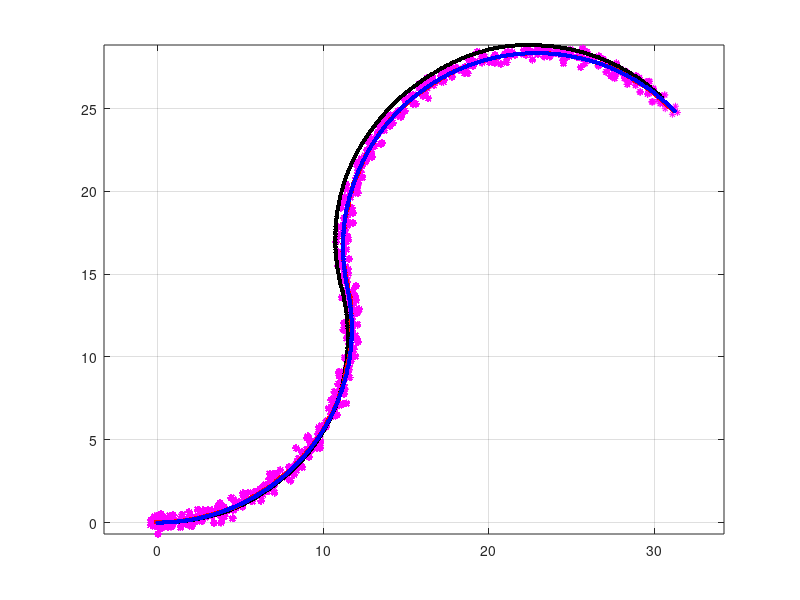
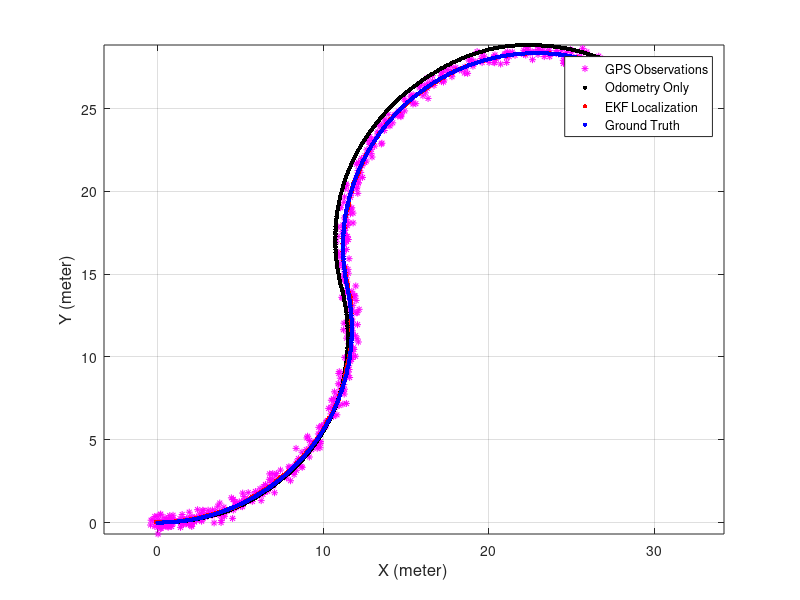

MATLAB code to generate these figures, in order:
function [] = ekf_localization_new()
 
% Homework for ekf localization
% Modified by YH on 09/09/2019, thanks to the original open source
% Any questions please contact: zjuyinhuan@gmail.com

    close all;
    clear all;

    disp('EKF Start!')

    time = 0;
    global endTime; % [sec]
    endTime = 60;
    global dt;
    dt = 0.1; % [sec]

    removeStep = 5;

    nSteps = ceil((endTime - time)/dt);

    estimation.time=[];
    estimation.u=[];
    estimation.GPS=[];
    estimation.xOdom=[];
    estimation.xEkf=[];
    estimation.xTruth=[];

    % State Vector [x y yaw]'
    xEkf=[0 0 0]';
    PxEkf = eye(3);

    % Ground True State
    xTruth=xEkf;

    % Odometry Only
    xOdom=xTruth;

    % Observation vector [x y yaw]'
    z=[0 0 0]';

    % Simulation parameter
    global noiseQ
    noiseQ = diag([0.1 0.1 degreeToRadian(10)]).^2; %[Vx Vy yawrate]

    global noiseR
    noiseR = diag([0.5 0.5 degreeToRadian(5)]).^2;%[x y yaw]
    
    % Covariance Matrix for motion
%     convQ=?
    Q=diag([0.1 0.1 degreeToRadian(1)]).^2;
    
    % Covariance Matrix for observation
%     convR=?
    R=diag([1.5 1.5 degreeToRadian(3)]).^2;
    
    % Other Intial
    % ?

    % Main loop
    for i=1 : nSteps
        time = time + dt;
        % Input
        u=robotControl(time);
        % Observation
        [z,xTruth,xOdom,u]=prepare(xTruth, xOdom, u);

        % ------ Kalman Filter --------
        % Predict
        % ?
        % 已修改 应该没问题
        xPred = doMotion(xEkf, u);
        F=jacobF(xPred, u);
        PPred= F*PxEkf*F' + Q;
        
        % Update
        % xEkf=?
        % 已修改 应该没问题
        H=jacobH(xPred);
        y = z - doObservation(xPred);
        S = H*PPred*H' + R;
        K = PPred*H'*inv(S);
        xEkf = xPred + K*y;
        PxEkf = (eye(size(xEkf,1)) - K*H)*PPred;
        
        % Simulation estimation
        estimation.time=[estimation.time; time];
        estimation.xTruth=[estimation.xTruth; xTruth'];
        estimation.xOdom=[estimation.xOdom; xOdom'];
        estimation.xEkf=[estimation.xEkf;xEkf'];
        estimation.GPS=[estimation.GPS; z'];
        estimation.u=[estimation.u; u'];

        % Plot in real time
        % Animation (remove some flames)
        if rem(i,removeStep)==0
            %hold off;
            plot(estimation.GPS(:,1),estimation.GPS(:,2),'*m', 'MarkerSize', 5);hold on;
            plot(estimation.xOdom(:,1),estimation.xOdom(:,2),'.k', 'MarkerSize', 10);hold on;
            plot(estimation.xEkf(:,1),estimation.xEkf(:,2),'.r','MarkerSize', 10);hold on;
            plot(estimation.xTruth(:,1),estimation.xTruth(:,2),'.b', 'MarkerSize', 10);hold on;
            axis equal;
            grid on;
            drawnow;
            %movcount=movcount+1;
            %mov(movcount) = getframe(gcf);
        end 
    end
    close
    
    finalPlot(estimation);
 


end

% control
function u = robotControl(time)
    global endTime;

    T = 10; % sec
    Vx = 1.0; % m/s
    Vy = 0.2; % m/s
    yawrate = 5; % deg/s
    
    % half
    if time > (endTime/2)
        yawrate = -5;
    end
    
    u =[ Vx*(1-exp(-time/T)) Vy*(1-exp(-time/T)) degreeToRadian(yawrate)*(1-exp(-time/T))]';
    
end

% all observations for 
function [z, xTruth, xOdom, u] = prepare(xTruth, xOdom, u)
    global noiseQ;
    global noiseR;

    % Ground Truth
    xTruth=doMotion(xTruth, u);
    % add Motion Noises
    u=u+noiseQ*randn(3,1);
    % Odometry Only
    xOdom=doMotion(xOdom, u);
    % add Observation Noises
    z=xTruth+noiseR*randn(3,1);
end


% Motion Model
function x = doMotion(x, u)
    global dt;
    %?
    %已修改 应该没问题
        F = [1 0 0
        0 1 0
        0 0 1];
    v = sqrt(u(1)*u(1)+u(2)*u(2));
    B = [
        dt*cos(x(3)) 0 0
        dt*sin(x(3)) 0 0
        0 0 dt];
 
    x= F*x+B*[v,v,u(3)]';
end

% Jacobian of Motion Model
function jF = jacobF(x, u)
    global dt;
    %?
    %已修改 应该有问题
    v = sqrt(u(1)*u(1)+u(2)*u(2));
    jF=[
    1 0 0
    0 1 0
    -dt*v*sin(x(1)) 1+dt*v*cos(x(1)) 1];

end

%Observation Model
function z = doObservation(x)
    %?
    H = [1 0 0
        0 1 0
        0 0 1];
 
    z=H*x;
 end

%Jacobian of Observation Model
function jH = jacobH(x)
    %?
    jH =[1 0 0
        0 1 0
        0 0 1];
end

% finally plot the results
function []=finalPlot(estimation)
    figure;
    
    plot(estimation.GPS(:,1),estimation.GPS(:,2),'*m', 'MarkerSize', 5);hold on;
    plot(estimation.xOdom(:,1), estimation.xOdom(:,2),'.k','MarkerSize', 10); hold on;
    plot(estimation.xEkf(:,1), estimation.xEkf(:,2),'.r','MarkerSize', 10); hold on;
    plot(estimation.xTruth(:,1), estimation.xTruth(:,2),'.b','MarkerSize', 10); hold on;
    legend('GPS Observations','Odometry Only','EKF Localization', 'Ground Truth');

    xlabel('X (meter)', 'fontsize', 12);
    ylabel('Y (meter)', 'fontsize', 12);
    grid on;
    axis equal;
    
    % calculate error
    % ?
    x_true=estimation.xTruth(size(estimation.xTruth(:,1)),1);
    y_true=estimation.xTruth(size(estimation.xTruth(:,2)),2);
    fprintf("终点真实值：      ");
    fprintf("x=%f,y=%f\n",x_true(1),y_true(1));
    
    x_ekf=estimation.xEkf(size(estimation.xEkf(:,1)),1);
    y_ekf=estimation.xEkf(size(estimation.xEkf(:,2)),2);
    fprintf("终点EFK定位结果： ");
    fprintf("x=%f,y=%f\n",x_ekf(1),y_ekf(1));
    
    x_xodom=estimation.xOdom(size(estimation.xOdom(:,1)),1);
    y_xodom=estimation.xOdom(size(estimation.xOdom(:,2)),2);
    fprintf("终点纯里程计累积：");
    fprintf("x=%f,y=%f\n\n",x_xodom(1),y_xodom(1));
    
    error_ekf=sqrt((x_true(1)-x_ekf(1))^2+(y_true(1)-y_ekf(1))^2);
    error_xodom=sqrt((x_true(1)-x_xodom(1))^2+(y_true(1)-y_xodom(1))^2);
    fprintf("终点纯里程计累积误差为：");
    disp(error_xodom);
    fprintf("终点EKF定位误差为：");
    disp(error_ekf);
    
    number=size(estimation.xTruth(:,1));
    error_ekf_sum=0;
    error_xodom_sum=0;
    for i=1:1:number(1)
        x_true=estimation.xTruth(i,1);
        y_true=estimation.xTruth(i,2);
        x_ekf=estimation.xEkf(i,1);
     	y_ekf=estimation.xEkf(i,2);
        x_xodom=estimation.xOdom(i,1);
        y_xodom=estimation.xOdom(i,2);
        error_ekf_sum=error_ekf_sum+sqrt((x_true(1)-x_ekf(1))^2+(y_true(1)-y_ekf(1))^2);
        error_xodom_sum=error_xodom_sum+sqrt((x_true(1)-x_xodom(1))^2+(y_true(1)-y_xodom(1))^2);
        
    end
    fprintf("纯里程计累积平均误差为：");
    disp(error_xodom_sum/number(1));
    fprintf("EKF平均定位误差为：");
    disp(error_ekf_sum/number(1));
end

function radian = degreeToRadian(degree)
    radian = degree/180*pi;
end
